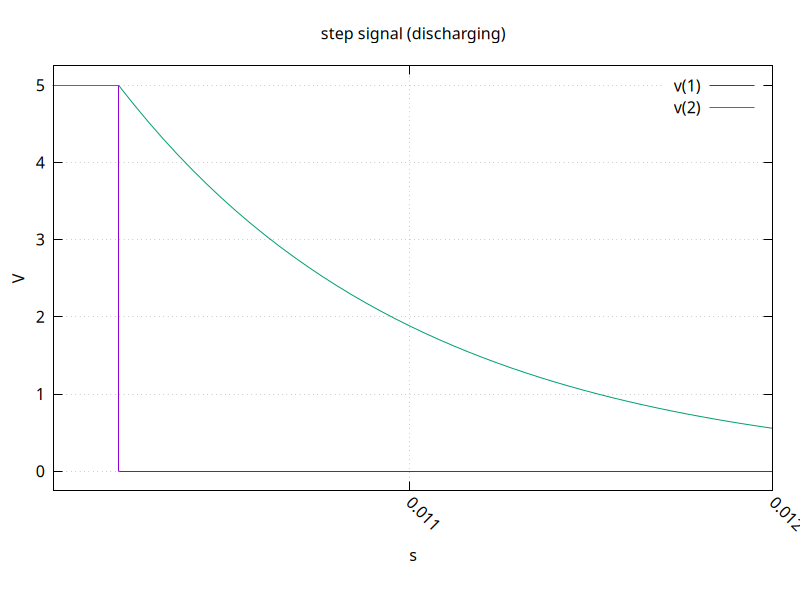

Generate this figure with gnuplot:
set encoding utf8
set termoption noenhanced
set title "step signal (discharging)"
set xlabel "s"
set ylabel "V"
set grid
unset logscale x 
set xrange [1.002163e-02:1.200000e-02]
unset logscale y 
set yrange [-2.500000e-01:5.250000e+00]
#set xtics 1
#set x2tics 1
#set ytics 1
#set y2tics 1
set format y "%g"
set format x "%g"
plot 'step2.data' using 1:2 with lines lw 1 title "v(1)",\
'step2.data' using 3:4 with lines lw 1 title "v(2)"
